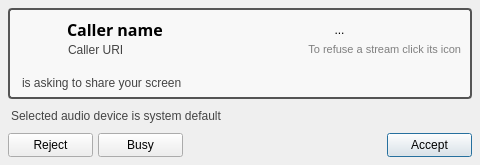
<?xml version="1.0" encoding="UTF-8"?>
<ui version="4.0">
 <class>Dialog</class>
 <widget class="QDialog" name="Dialog">
  <property name="geometry">
   <rect>
    <x>0</x>
    <y>0</y>
    <width>480</width>
    <height>165</height>
   </rect>
  </property>
  <property name="minimumSize">
   <size>
    <width>480</width>
    <height>165</height>
   </size>
  </property>
  <property name="maximumSize">
   <size>
    <width>16777215</width>
    <height>165</height>
   </size>
  </property>
  <property name="windowTitle">
   <string>Incoming session request</string>
  </property>
  <property name="windowIcon">
   <iconset>
    <normaloff>icons/blink48.png</normaloff>icons/blink48.png</iconset>
  </property>
  <layout class="QVBoxLayout" name="dialog_layout">
   <property name="spacing">
    <number>10</number>
   </property>
   <property name="margin">
    <number>8</number>
   </property>
   <item>
    <widget class="QFrame" name="frame">
     <property name="styleSheet">
      <string>QFrame#frame {
	background-color: #f8f8f8;
	border-color: #545454;
	border-radius: 4px;
	border-width: 2px;
	border-style: solid;
}


</string>
     </property>
     <property name="frameShape">
      <enum>QFrame::StyledPanel</enum>
     </property>
     <property name="frameShadow">
      <enum>QFrame::Sunken</enum>
     </property>
     <layout class="QGridLayout" name="frame_layout">
      <property name="topMargin">
       <number>7</number>
      </property>
      <property name="bottomMargin">
       <number>7</number>
      </property>
      <property name="verticalSpacing">
       <number>0</number>
      </property>
      <item row="1" column="2">
       <widget class="QLabel" name="uri_label">
        <property name="sizePolicy">
         <sizepolicy hsizetype="Expanding" vsizetype="Fixed">
          <horstretch>0</horstretch>
          <verstretch>0</verstretch>
         </sizepolicy>
        </property>
        <property name="palette">
         <palette>
          <active>
           <colorrole role="WindowText">
            <brush brushstyle="SolidPattern">
             <color alpha="255">
              <red>68</red>
              <green>68</green>
              <blue>68</blue>
             </color>
            </brush>
           </colorrole>
           <colorrole role="Text">
            <brush brushstyle="SolidPattern">
             <color alpha="255">
              <red>68</red>
              <green>68</green>
              <blue>68</blue>
             </color>
            </brush>
           </colorrole>
          </active>
          <inactive>
           <colorrole role="WindowText">
            <brush brushstyle="SolidPattern">
             <color alpha="255">
              <red>68</red>
              <green>68</green>
              <blue>68</blue>
             </color>
            </brush>
           </colorrole>
           <colorrole role="Text">
            <brush brushstyle="SolidPattern">
             <color alpha="255">
              <red>68</red>
              <green>68</green>
              <blue>68</blue>
             </color>
            </brush>
           </colorrole>
          </inactive>
          <disabled>
           <colorrole role="WindowText">
            <brush brushstyle="SolidPattern">
             <color alpha="255">
              <red>118</red>
              <green>118</green>
              <blue>117</blue>
             </color>
            </brush>
           </colorrole>
           <colorrole role="Text">
            <brush brushstyle="SolidPattern">
             <color alpha="255">
              <red>118</red>
              <green>118</green>
              <blue>117</blue>
             </color>
            </brush>
           </colorrole>
          </disabled>
         </palette>
        </property>
        <property name="text">
         <string>Caller URI</string>
        </property>
        <property name="indent">
         <number>1</number>
        </property>
       </widget>
      </item>
      <item row="3" column="0" colspan="4">
       <widget class="QLabel" name="screensharing_label">
        <property name="palette">
         <palette>
          <active>
           <colorrole role="WindowText">
            <brush brushstyle="SolidPattern">
             <color alpha="255">
              <red>68</red>
              <green>68</green>
              <blue>68</blue>
             </color>
            </brush>
           </colorrole>
           <colorrole role="Text">
            <brush brushstyle="SolidPattern">
             <color alpha="255">
              <red>68</red>
              <green>68</green>
              <blue>68</blue>
             </color>
            </brush>
           </colorrole>
          </active>
          <inactive>
           <colorrole role="WindowText">
            <brush brushstyle="SolidPattern">
             <color alpha="255">
              <red>68</red>
              <green>68</green>
              <blue>68</blue>
             </color>
            </brush>
           </colorrole>
           <colorrole role="Text">
            <brush brushstyle="SolidPattern">
             <color alpha="255">
              <red>68</red>
              <green>68</green>
              <blue>68</blue>
             </color>
            </brush>
           </colorrole>
          </inactive>
          <disabled>
           <colorrole role="WindowText">
            <brush brushstyle="SolidPattern">
             <color alpha="255">
              <red>118</red>
              <green>118</green>
              <blue>117</blue>
             </color>
            </brush>
           </colorrole>
           <colorrole role="Text">
            <brush brushstyle="SolidPattern">
             <color alpha="255">
              <red>118</red>
              <green>118</green>
              <blue>117</blue>
             </color>
            </brush>
           </colorrole>
          </disabled>
         </palette>
        </property>
        <property name="text">
         <string extracomment="is offering to share his screen">is asking to share your screen</string>
        </property>
        <property name="indent">
         <number>3</number>
        </property>
       </widget>
      </item>
      <item row="0" column="3">
       <layout class="QHBoxLayout" name="stream_icon_layout">
        <property name="spacing">
         <number>2</number>
        </property>
        <item>
         <spacer name="stream_icon_spacer">
          <property name="orientation">
           <enum>Qt::Horizontal</enum>
          </property>
          <property name="sizeType">
           <enum>QSizePolicy::MinimumExpanding</enum>
          </property>
          <property name="sizeHint" stdset="0">
           <size>
            <width>1</width>
            <height>0</height>
           </size>
          </property>
         </spacer>
        </item>
        <item>
         <widget class="StreamButton" name="documentsharing_stream">
          <property name="styleSheet">
           <string notr="true">border-style: none;
</string>
          </property>
          <property name="text">
           <string>...</string>
          </property>
          <property name="icon">
           <iconset>
            <normaloff>icons/file-transfer.png</normaloff>
            <normalon>icons/cancel.png</normalon>icons/file-transfer.png</iconset>
          </property>
          <property name="iconSize">
           <size>
            <width>32</width>
            <height>32</height>
           </size>
          </property>
          <property name="checkable">
           <bool>true</bool>
          </property>
         </widget>
        </item>
        <item>
         <widget class="StreamButton" name="chat_stream">
          <property name="minimumSize">
           <size>
            <width>26</width>
            <height>26</height>
           </size>
          </property>
          <property name="maximumSize">
           <size>
            <width>26</width>
            <height>26</height>
           </size>
          </property>
          <property name="focusPolicy">
           <enum>Qt::NoFocus</enum>
          </property>
          <property name="styleSheet">
           <string>border-style: none;
</string>
          </property>
          <property name="icon">
           <iconset>
            <normaloff>icons/chat.png</normaloff>
            <normalon>icons/chat-rejected.png</normalon>
            <disabledoff>icons/chat.png</disabledoff>
            <disabledon>icons/chat-rejected.png</disabledon>
            <selectedon>icons/chat-auto-rejected.png</selectedon>icons/chat.png</iconset>
          </property>
          <property name="iconSize">
           <size>
            <width>32</width>
            <height>32</height>
           </size>
          </property>
          <property name="checkable">
           <bool>true</bool>
          </property>
         </widget>
        </item>
        <item>
         <widget class="StreamButton" name="audio_stream">
          <property name="minimumSize">
           <size>
            <width>26</width>
            <height>26</height>
           </size>
          </property>
          <property name="maximumSize">
           <size>
            <width>26</width>
            <height>26</height>
           </size>
          </property>
          <property name="focusPolicy">
           <enum>Qt::NoFocus</enum>
          </property>
          <property name="styleSheet">
           <string>border-style: none;
</string>
          </property>
          <property name="icon">
           <iconset>
            <normaloff>icons/audio.png</normaloff>
            <normalon>icons/audio-rejected.png</normalon>
            <disabledoff>icons/audio.png</disabledoff>
            <disabledon>icons/audio-rejected.png</disabledon>
            <selectedon>icons/audio-auto-rejected.png</selectedon>icons/audio.png</iconset>
          </property>
          <property name="iconSize">
           <size>
            <width>32</width>
            <height>32</height>
           </size>
          </property>
          <property name="checkable">
           <bool>true</bool>
          </property>
         </widget>
        </item>
        <item>
         <widget class="StreamButton" name="video_stream">
          <property name="minimumSize">
           <size>
            <width>26</width>
            <height>26</height>
           </size>
          </property>
          <property name="maximumSize">
           <size>
            <width>26</width>
            <height>26</height>
           </size>
          </property>
          <property name="focusPolicy">
           <enum>Qt::NoFocus</enum>
          </property>
          <property name="styleSheet">
           <string>border-style: none;
</string>
          </property>
          <property name="icon">
           <iconset>
            <normaloff>icons/video.png</normaloff>
            <normalon>icons/video-rejected.png</normalon>
            <disabledoff>icons/video.png</disabledoff>
            <disabledon>icons/video-rejected.png</disabledon>
            <selectedon>icons/video-auto-rejected.png</selectedon>icons/video.png</iconset>
          </property>
          <property name="iconSize">
           <size>
            <width>32</width>
            <height>32</height>
           </size>
          </property>
          <property name="checkable">
           <bool>true</bool>
          </property>
         </widget>
        </item>
        <item>
         <widget class="StreamButton" name="screensharing_stream">
          <property name="minimumSize">
           <size>
            <width>26</width>
            <height>26</height>
           </size>
          </property>
          <property name="maximumSize">
           <size>
            <width>26</width>
            <height>26</height>
           </size>
          </property>
          <property name="focusPolicy">
           <enum>Qt::NoFocus</enum>
          </property>
          <property name="styleSheet">
           <string>border-style: none;
</string>
          </property>
          <property name="icon">
           <iconset>
            <normaloff>icons/screensharing.png</normaloff>
            <normalon>icons/screensharing-rejected.png</normalon>
            <disabledoff>icons/screensharing.png</disabledoff>
            <disabledon>icons/screensharing-rejected.png</disabledon>
            <selectedon>icons/screensharing-auto-rejected.png</selectedon>icons/screensharing.png</iconset>
          </property>
          <property name="iconSize">
           <size>
            <width>32</width>
            <height>32</height>
           </size>
          </property>
          <property name="checkable">
           <bool>true</bool>
          </property>
         </widget>
        </item>
       </layout>
      </item>
      <item row="1" column="3">
       <widget class="QLabel" name="note_label">
        <property name="sizePolicy">
         <sizepolicy hsizetype="Minimum" vsizetype="Fixed">
          <horstretch>0</horstretch>
          <verstretch>0</verstretch>
         </sizepolicy>
        </property>
        <property name="palette">
         <palette>
          <active>
           <colorrole role="WindowText">
            <brush brushstyle="SolidPattern">
             <color alpha="255">
              <red>127</red>
              <green>127</green>
              <blue>127</blue>
             </color>
            </brush>
           </colorrole>
          </active>
          <inactive>
           <colorrole role="WindowText">
            <brush brushstyle="SolidPattern">
             <color alpha="255">
              <red>127</red>
              <green>127</green>
              <blue>127</blue>
             </color>
            </brush>
           </colorrole>
          </inactive>
          <disabled>
           <colorrole role="WindowText">
            <brush brushstyle="SolidPattern">
             <color alpha="255">
              <red>118</red>
              <green>118</green>
              <blue>117</blue>
             </color>
            </brush>
           </colorrole>
          </disabled>
         </palette>
        </property>
        <property name="font">
         <font>
          <pointsize>8</pointsize>
         </font>
        </property>
        <property name="text">
         <string>To refuse a stream click its icon</string>
        </property>
        <property name="alignment">
         <set>Qt::AlignRight|Qt::AlignTrailing|Qt::AlignVCenter</set>
        </property>
       </widget>
      </item>
      <item row="2" column="0" colspan="4">
       <spacer name="frame_spacer">
        <property name="orientation">
         <enum>Qt::Vertical</enum>
        </property>
        <property name="sizeHint" stdset="0">
         <size>
          <width>407</width>
          <height>22</height>
         </size>
        </property>
       </spacer>
      </item>
      <item row="0" column="2">
       <widget class="QLabel" name="username_label">
        <property name="sizePolicy">
         <sizepolicy hsizetype="Expanding" vsizetype="Fixed">
          <horstretch>0</horstretch>
          <verstretch>0</verstretch>
         </sizepolicy>
        </property>
        <property name="font">
         <font>
          <family>Sans Serif</family>
          <pointsize>12</pointsize>
          <weight>75</weight>
          <bold>true</bold>
         </font>
        </property>
        <property name="text">
         <string>Caller name</string>
        </property>
        <property name="alignment">
         <set>Qt::AlignLeading|Qt::AlignLeft|Qt::AlignVCenter</set>
        </property>
       </widget>
      </item>
      <item row="0" column="1" rowspan="2">
       <widget class="QLabel" name="user_icon">
        <property name="minimumSize">
         <size>
          <width>36</width>
          <height>36</height>
         </size>
        </property>
        <property name="maximumSize">
         <size>
          <width>36</width>
          <height>36</height>
         </size>
        </property>
        <property name="pixmap">
         <pixmap>icons/default-avatar.png</pixmap>
        </property>
        <property name="alignment">
         <set>Qt::AlignCenter</set>
        </property>
       </widget>
      </item>
     </layout>
    </widget>
   </item>
   <item>
    <widget class="QLabel" name="audio_device_label">
     <property name="palette">
      <palette>
       <active>
        <colorrole role="WindowText">
         <brush brushstyle="SolidPattern">
          <color alpha="255">
           <red>68</red>
           <green>68</green>
           <blue>68</blue>
          </color>
         </brush>
        </colorrole>
        <colorrole role="Text">
         <brush brushstyle="SolidPattern">
          <color alpha="255">
           <red>68</red>
           <green>68</green>
           <blue>68</blue>
          </color>
         </brush>
        </colorrole>
       </active>
       <inactive>
        <colorrole role="WindowText">
         <brush brushstyle="SolidPattern">
          <color alpha="255">
           <red>68</red>
           <green>68</green>
           <blue>68</blue>
          </color>
         </brush>
        </colorrole>
        <colorrole role="Text">
         <brush brushstyle="SolidPattern">
          <color alpha="255">
           <red>68</red>
           <green>68</green>
           <blue>68</blue>
          </color>
         </brush>
        </colorrole>
       </inactive>
       <disabled>
        <colorrole role="WindowText">
         <brush brushstyle="SolidPattern">
          <color alpha="255">
           <red>118</red>
           <green>118</green>
           <blue>117</blue>
          </color>
         </brush>
        </colorrole>
        <colorrole role="Text">
         <brush brushstyle="SolidPattern">
          <color alpha="255">
           <red>118</red>
           <green>118</green>
           <blue>117</blue>
          </color>
         </brush>
        </colorrole>
       </disabled>
      </palette>
     </property>
     <property name="text">
      <string>Selected audio device is system default</string>
     </property>
     <property name="indent">
      <number>3</number>
     </property>
    </widget>
   </item>
   <item>
    <layout class="QHBoxLayout" name="button_layout">
     <property name="spacing">
      <number>5</number>
     </property>
     <item>
      <widget class="QPushButton" name="reject_button">
       <property name="minimumSize">
        <size>
         <width>85</width>
         <height>24</height>
        </size>
       </property>
       <property name="maximumSize">
        <size>
         <width>16777215</width>
         <height>24</height>
        </size>
       </property>
       <property name="toolTip">
        <string>Refuse the call and stop ringing on any other device</string>
       </property>
       <property name="text">
        <string>Reject</string>
       </property>
      </widget>
     </item>
     <item>
      <widget class="QPushButton" name="busy_button">
       <property name="minimumSize">
        <size>
         <width>85</width>
         <height>24</height>
        </size>
       </property>
       <property name="maximumSize">
        <size>
         <width>16777215</width>
         <height>24</height>
        </size>
       </property>
       <property name="toolTip">
        <string>Refuse the call but leave other devices ringing</string>
       </property>
       <property name="text">
        <string>Busy</string>
       </property>
      </widget>
     </item>
     <item>
      <spacer name="button_spacer">
       <property name="orientation">
        <enum>Qt::Horizontal</enum>
       </property>
       <property name="sizeHint" stdset="0">
        <size>
         <width>40</width>
         <height>20</height>
        </size>
       </property>
      </spacer>
     </item>
     <item>
      <widget class="QPushButton" name="accept_button">
       <property name="minimumSize">
        <size>
         <width>85</width>
         <height>24</height>
        </size>
       </property>
       <property name="maximumSize">
        <size>
         <width>16777215</width>
         <height>24</height>
        </size>
       </property>
       <property name="text">
        <string>Accept</string>
       </property>
       <property name="default">
        <bool>true</bool>
       </property>
      </widget>
     </item>
    </layout>
   </item>
  </layout>
 </widget>
 <customwidgets>
  <customwidget>
   <class>StreamButton</class>
   <extends>QToolButton</extends>
   <header>blink.widgets.buttons</header>
  </customwidget>
 </customwidgets>
 <tabstops>
  <tabstop>accept_button</tabstop>
  <tabstop>reject_button</tabstop>
  <tabstop>busy_button</tabstop>
 </tabstops>
 <resources/>
 <connections>
  <connection>
   <sender>accept_button</sender>
   <signal>clicked()</signal>
   <receiver>Dialog</receiver>
   <slot>accept()</slot>
   <hints>
    <hint type="sourcelabel">
     <x>345</x>
     <y>117</y>
    </hint>
    <hint type="destinationlabel">
     <x>196</x>
     <y>67</y>
    </hint>
   </hints>
  </connection>
  <connection>
   <sender>reject_button</sender>
   <signal>clicked()</signal>
   <receiver>Dialog</receiver>
   <slot>reject()</slot>
   <hints>
    <hint type="sourcelabel">
     <x>48</x>
     <y>117</y>
    </hint>
    <hint type="destinationlabel">
     <x>196</x>
     <y>67</y>
    </hint>
   </hints>
  </connection>
  <connection>
   <sender>busy_button</sender>
   <signal>clicked()</signal>
   <receiver>Dialog</receiver>
   <slot>reject()</slot>
   <hints>
    <hint type="sourcelabel">
     <x>138</x>
     <y>117</y>
    </hint>
    <hint type="destinationlabel">
     <x>196</x>
     <y>67</y>
    </hint>
   </hints>
  </connection>
 </connections>
</ui>
